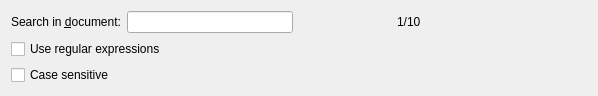
<?xml version="1.0" encoding="UTF-8"?>
<ui version="4.0">
 <class>InDocumentSearchWidget</class>
 <widget class="QWidget" name="InDocumentSearchWidget">
  <property name="geometry">
   <rect>
    <x>0</x>
    <y>0</y>
    <width>598</width>
    <height>90</height>
   </rect>
  </property>
  <property name="windowTitle">
   <string>Form</string>
  </property>
  <layout class="QVBoxLayout" name="verticalLayout">
   <item>
    <layout class="QHBoxLayout" name="horizontalLayout_3">
     <item>
      <widget class="QLabel" name="labelSearch">
       <property name="text">
        <string>Search in &amp;document:</string>
       </property>
       <property name="buddy">
        <cstring>editSearch</cstring>
       </property>
      </widget>
     </item>
     <item>
      <widget class="QLineEdit" name="editSearch">
       <property name="maximumSize">
        <size>
         <width>200</width>
         <height>16777215</height>
        </size>
       </property>
      </widget>
     </item>
     <item>
      <widget class="QPushButton" name="buttonSearchPrevious">
       <property name="toolTip">
        <string>&lt;!DOCTYPE HTML PUBLIC &quot;-//W3C//DTD HTML 4.0//EN&quot; &quot;http://www.w3.org/TR/REC-html40/strict.dtd&quot;&gt;
&lt;html&gt;&lt;head&gt;&lt;meta name=&quot;qrichtext&quot; content=&quot;1&quot; /&gt;&lt;style type=&quot;text/css&quot;&gt;
p, li { white-space: pre-wrap; }
&lt;/style&gt;&lt;/head&gt;&lt;body style=&quot; font-family:'MS Shell Dlg 2'; font-size:7.8pt; font-weight:400; font-style:normal;&quot;&gt;
&lt;p style=&quot; margin-top:0px; margin-bottom:0px; margin-left:0px; margin-right:0px; -qt-block-indent:0; text-indent:0px;&quot;&gt;&lt;span style=&quot; font-size:8pt;&quot;&gt;Previous (F4)&lt;/span&gt;&lt;/p&gt;&lt;/body&gt;&lt;/html&gt;</string>
       </property>
       <property name="icon">
        <iconset>
         <normaloff>../resources/SearchPrevious.png</normaloff>../resources/SearchPrevious.png</iconset>
       </property>
       <property name="shortcut">
        <string>F4</string>
       </property>
       <property name="flat">
        <bool>true</bool>
       </property>
      </widget>
     </item>
     <item>
      <widget class="QPushButton" name="buttonSearchNext">
       <property name="toolTip">
        <string>&lt;!DOCTYPE HTML PUBLIC &quot;-//W3C//DTD HTML 4.0//EN&quot; &quot;http://www.w3.org/TR/REC-html40/strict.dtd&quot;&gt;
&lt;html&gt;&lt;head&gt;&lt;meta name=&quot;qrichtext&quot; content=&quot;1&quot; /&gt;&lt;style type=&quot;text/css&quot;&gt;
p, li { white-space: pre-wrap; }
&lt;/style&gt;&lt;/head&gt;&lt;body style=&quot; font-family:'MS Shell Dlg 2'; font-size:7.8pt; font-weight:400; font-style:normal;&quot;&gt;
&lt;p style=&quot; margin-top:0px; margin-bottom:0px; margin-left:0px; margin-right:0px; -qt-block-indent:0; text-indent:0px;&quot;&gt;&lt;span style=&quot; font-size:8pt;&quot;&gt;Next (F3)&lt;/span&gt;&lt;/p&gt;&lt;/body&gt;&lt;/html&gt;</string>
       </property>
       <property name="icon">
        <iconset>
         <normaloff>../resources/SearchNext.png</normaloff>../resources/SearchNext.png</iconset>
       </property>
       <property name="shortcut">
        <string>F3</string>
       </property>
       <property name="flat">
        <bool>true</bool>
       </property>
      </widget>
     </item>
     <item>
      <widget class="AnimatedProgressWidget" name="widgetProgress" native="true"/>
     </item>
     <item>
      <widget class="QLabel" name="labelCurrentMatch">
       <property name="text">
        <string>1/10</string>
       </property>
      </widget>
     </item>
     <item>
      <spacer name="horizontalSpacer_3">
       <property name="orientation">
        <enum>Qt::Horizontal</enum>
       </property>
       <property name="sizeHint" stdset="0">
        <size>
         <width>40</width>
         <height>20</height>
        </size>
       </property>
      </spacer>
     </item>
    </layout>
   </item>
   <item>
    <widget class="QCheckBox" name="checkBoxRegex">
     <property name="text">
      <string>Use regular expressions</string>
     </property>
    </widget>
   </item>
   <item>
    <widget class="QCheckBox" name="checkBoxCaseSensitive">
     <property name="text">
      <string>Case sensitive</string>
     </property>
    </widget>
   </item>
  </layout>
 </widget>
 <customwidgets>
  <customwidget>
   <class>AnimatedProgressWidget</class>
   <extends>QWidget</extends>
   <header>widgets.AnimatedProgressWidget</header>
   <container>1</container>
  </customwidget>
 </customwidgets>
 <resources/>
 <connections/>
</ui>
